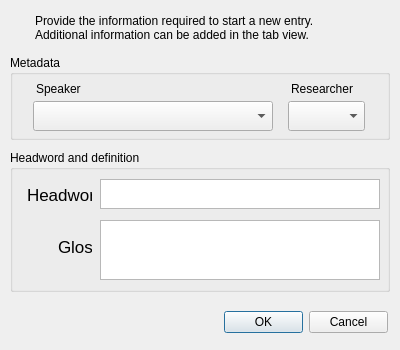
<?xml version="1.0" encoding="UTF-8"?>
<ui version="4.0">
 <class>NewLexDialog</class>
 <widget class="QDialog" name="NewLexDialog">
  <property name="geometry">
   <rect>
    <x>0</x>
    <y>0</y>
    <width>400</width>
    <height>350</height>
   </rect>
  </property>
  <property name="minimumSize">
   <size>
    <width>400</width>
    <height>350</height>
   </size>
  </property>
  <property name="maximumSize">
   <size>
    <width>400</width>
    <height>350</height>
   </size>
  </property>
  <property name="windowTitle">
   <string>New lexical entry</string>
  </property>
  <property name="sizeGripEnabled">
   <bool>false</bool>
  </property>
  <widget class="QLabel" name="explanation">
   <property name="geometry">
    <rect>
     <x>35</x>
     <y>10</y>
     <width>330</width>
     <height>35</height>
    </rect>
   </property>
   <property name="text">
    <string>Provide the information required to start a new entry.
Additional information can be added in the tab view.</string>
   </property>
  </widget>
  <widget class="QGroupBox" name="groupBox">
   <property name="geometry">
    <rect>
     <x>10</x>
     <y>55</y>
     <width>380</width>
     <height>85</height>
    </rect>
   </property>
   <property name="minimumSize">
    <size>
     <width>380</width>
     <height>85</height>
    </size>
   </property>
   <property name="maximumSize">
    <size>
     <width>380</width>
     <height>85</height>
    </size>
   </property>
   <property name="title">
    <string>Metadata</string>
   </property>
   <widget class="QLabel" name="label">
    <property name="geometry">
     <rect>
      <x>26</x>
      <y>26</y>
      <width>234</width>
      <height>16</height>
     </rect>
    </property>
    <property name="text">
     <string>Speaker</string>
    </property>
   </widget>
   <widget class="QComboBox" name="speakerCode">
    <property name="geometry">
     <rect>
      <x>23</x>
      <y>46</y>
      <width>240</width>
      <height>30</height>
     </rect>
    </property>
    <property name="minimumSize">
     <size>
      <width>240</width>
      <height>30</height>
     </size>
    </property>
    <property name="maximumSize">
     <size>
      <width>240</width>
      <height>30</height>
     </size>
    </property>
   </widget>
   <widget class="QLabel" name="label_2">
    <property name="geometry">
     <rect>
      <x>281</x>
      <y>26</y>
      <width>71</width>
      <height>16</height>
     </rect>
    </property>
    <property name="text">
     <string>Researcher</string>
    </property>
   </widget>
   <widget class="QComboBox" name="researcherCode">
    <property name="geometry">
     <rect>
      <x>278</x>
      <y>46</y>
      <width>77</width>
      <height>30</height>
     </rect>
    </property>
    <property name="minimumSize">
     <size>
      <width>77</width>
      <height>30</height>
     </size>
    </property>
    <property name="maximumSize">
     <size>
      <width>77</width>
      <height>30</height>
     </size>
    </property>
   </widget>
  </widget>
  <widget class="QGroupBox" name="groupBox_2">
   <property name="geometry">
    <rect>
     <x>10</x>
     <y>150</y>
     <width>380</width>
     <height>142</height>
    </rect>
   </property>
   <property name="minimumSize">
    <size>
     <width>380</width>
     <height>142</height>
    </size>
   </property>
   <property name="maximumSize">
    <size>
     <width>380</width>
     <height>142</height>
    </size>
   </property>
   <property name="contextMenuPolicy">
    <enum>Qt::ActionsContextMenu</enum>
   </property>
   <property name="title">
    <string>Headword and definition</string>
   </property>
   <widget class="QLabel" name="label_4">
    <property name="geometry">
     <rect>
      <x>48</x>
      <y>89</y>
      <width>34</width>
      <height>16</height>
     </rect>
    </property>
    <property name="minimumSize">
     <size>
      <width>34</width>
      <height>0</height>
     </size>
    </property>
    <property name="maximumSize">
     <size>
      <width>34</width>
      <height>16777215</height>
     </size>
    </property>
    <property name="font">
     <font>
      <pointsize>13</pointsize>
     </font>
    </property>
    <property name="text">
     <string>Gloss</string>
    </property>
   </widget>
   <widget class="QTextEdit" name="entryWord">
    <property name="geometry">
     <rect>
      <x>90</x>
      <y>29</y>
      <width>280</width>
      <height>30</height>
     </rect>
    </property>
    <property name="minimumSize">
     <size>
      <width>280</width>
      <height>30</height>
     </size>
    </property>
    <property name="maximumSize">
     <size>
      <width>280</width>
      <height>30</height>
     </size>
    </property>
   </widget>
   <widget class="QTextEdit" name="gloss">
    <property name="geometry">
     <rect>
      <x>90</x>
      <y>70</y>
      <width>280</width>
      <height>60</height>
     </rect>
    </property>
    <property name="minimumSize">
     <size>
      <width>280</width>
      <height>60</height>
     </size>
    </property>
    <property name="maximumSize">
     <size>
      <width>280</width>
      <height>60</height>
     </size>
    </property>
    <property name="horizontalScrollBarPolicy">
     <enum>Qt::ScrollBarAlwaysOff</enum>
    </property>
   </widget>
   <widget class="QLabel" name="label_3">
    <property name="geometry">
     <rect>
      <x>17</x>
      <y>37</y>
      <width>65</width>
      <height>16</height>
     </rect>
    </property>
    <property name="minimumSize">
     <size>
      <width>65</width>
      <height>0</height>
     </size>
    </property>
    <property name="maximumSize">
     <size>
      <width>65</width>
      <height>16777215</height>
     </size>
    </property>
    <property name="font">
     <font>
      <pointsize>13</pointsize>
     </font>
    </property>
    <property name="text">
     <string>Headword</string>
    </property>
   </widget>
  </widget>
  <widget class="QDialogButtonBox" name="buttonBox">
   <property name="geometry">
    <rect>
     <x>224</x>
     <y>306</y>
     <width>164</width>
     <height>32</height>
    </rect>
   </property>
   <property name="standardButtons">
    <set>QDialogButtonBox::Cancel|QDialogButtonBox::Ok</set>
   </property>
  </widget>
 </widget>
 <resources/>
 <connections/>
</ui>
